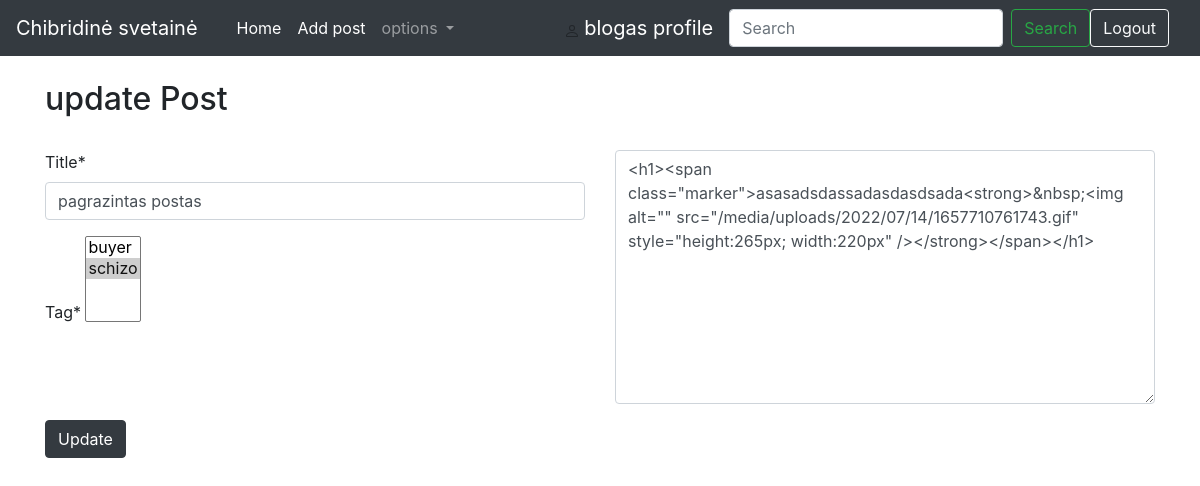
Page /article/edit/6 (signed in) on the earlier database version.
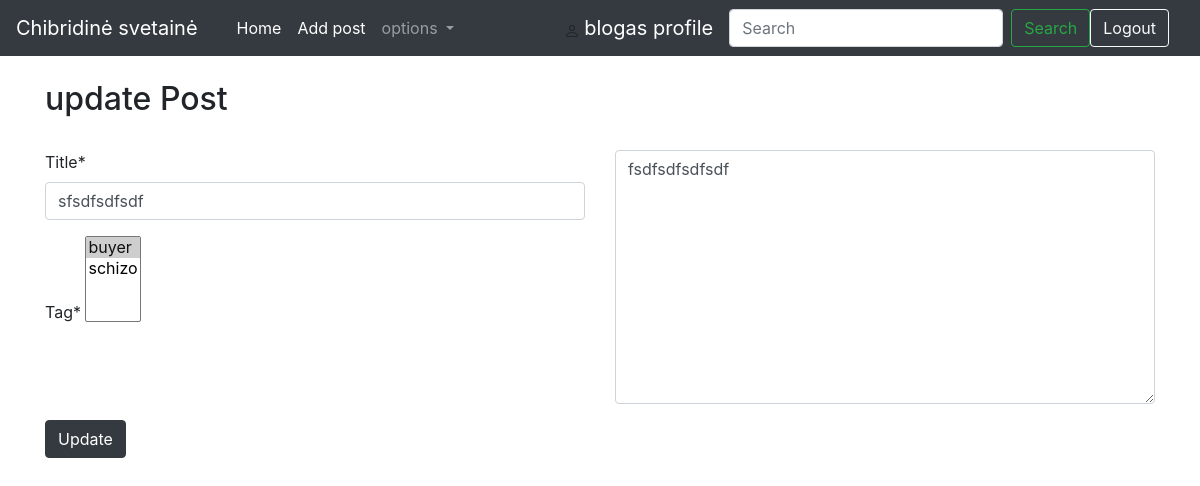
Same page on the later database version.
### CCiongo/models.py (models this page shows, shortened)
class Puslapis(models.Model):
    title = models.CharField(max_length=200)
    author = models.ForeignKey(User, on_delete=models.SET_NULL, null=True, related_name='posts')
    tag = models.ManyToManyField(Tagg, related_name='posts')
    content = HTMLField(max_length=20000, null=True, blank=True)
    date_created = models.DateTimeField(auto_now_add=True ,null =True)

### CCiongo/views.py (the view)
# urls.py: path('article/edit/<int:pk>', UpdatePostView.as_view(), name='update_post'),
class UpdatePostView(UpdateView):
    model = Puslapis
    form_class = EditForm
    template_name = 'update_post.html'
    success_url = '/'

### CCiongo/forms.py
class EditForm(forms.ModelForm):
    class Meta:
        model = Puslapis
        fields = ('title', 'tag', 'content')
        widgets = {
            'title': forms.TextInput(attrs={'class':'form-control'}),
            'content': forms.Textarea(attrs={'class':'form-control'}),
        }

### CCiongo/models.py (called while the page is built)
    def __str__(self):
            return self.name

### CCiongo/templates/update_post.html (shortened to what this page needs)
{% extends 'base.html' %}
{% load crispy_forms_tags %}
{% block content %}
<br>
<h2>update Post</h2>
<br>
<div class="form-group">
<form method="POST">
    <div class="row">
        <div class="col-6">
            {{ form.title|as_crispy_field }}
            {{ form.tag|as_crispy_field }}
        </div>
        <div class="col-sm">
            {{ form.content }}
        </div>
    </div>
</div>
<button class="btn btn-dark" type="submit">Update</button>
{% endblock content %}

Differences in the rows shown:
changed Puslapis: title "pagrazintas postas" → "sfsdfsdfsdf"; content "<h1><span class=\"marker\">asasadsdassadasdasdsada<strong>&nbsp;<img alt=\"\" src=\"/media/uploads/2022/07/14/1657710761743.gif\" style=\"height:265px; width:220px\" /></strong></span></h1>" → "fsdfsdfsdfsdf"
Other differences:
form field tag: "buyer / schizo ☑" → "buyer ☑ / schizo"
